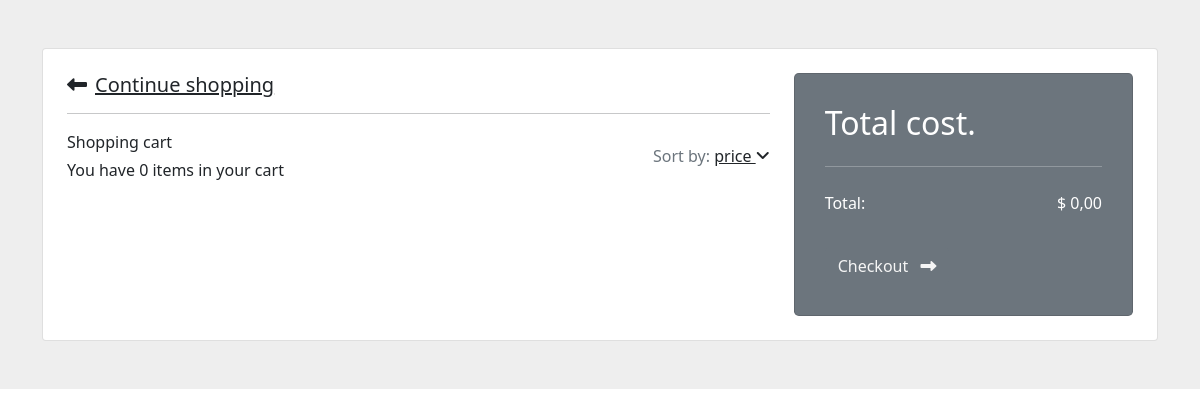
The page /cart/ (signed in) on the database as committed earlier.
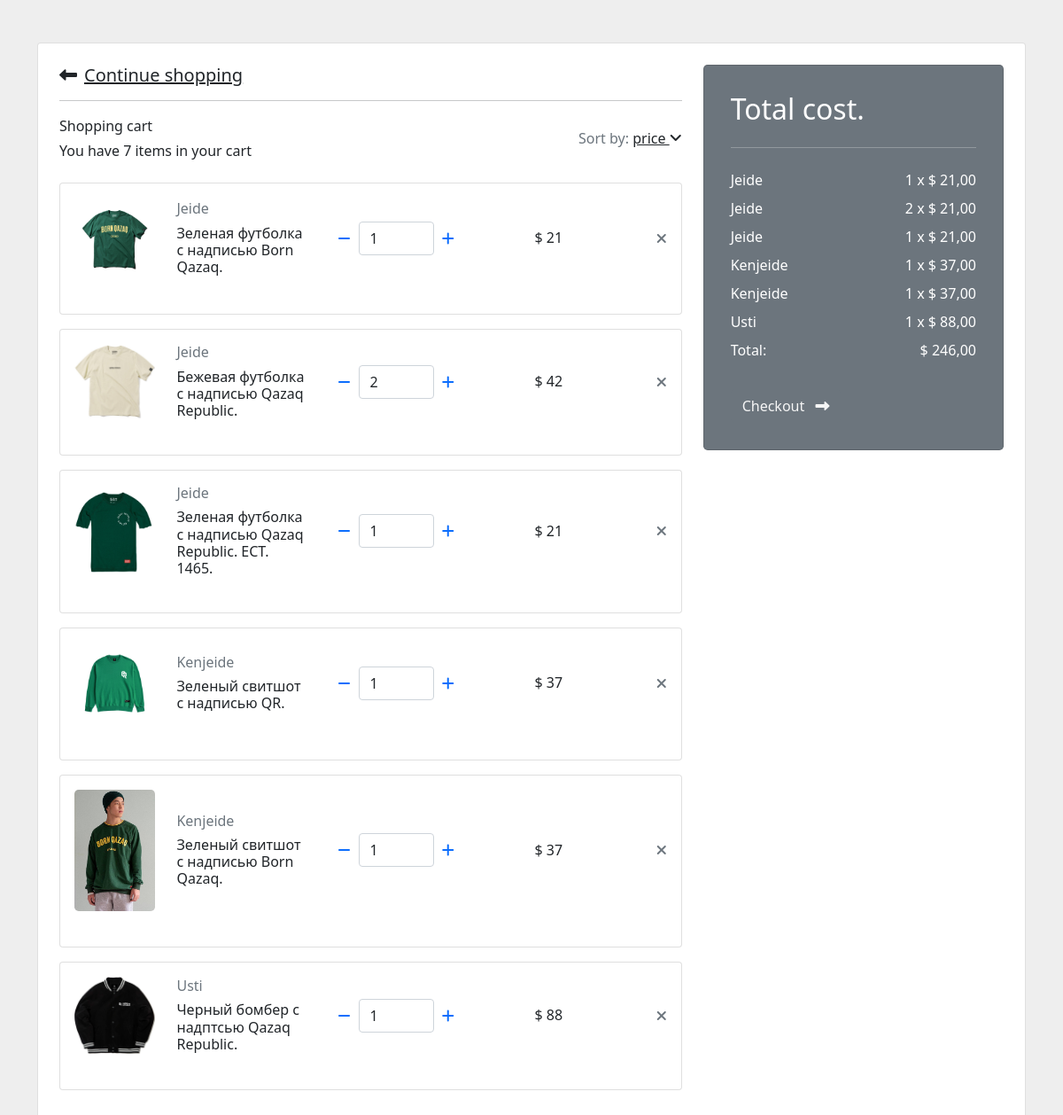
The same page on the database as committed later.
### main/models.py (models this page shows, shortened)
class Order(models.Model):
    customer = models.ForeignKey(User, on_delete=models.CASCADE, blank=True, null=True)
    date_ordered = models.DateTimeField(auto_now_add=True)
    complete = models.BooleanField(default=False, null=True, blank=False)
    transaction_id = models.CharField(max_length=200, null=True)
    @property
    def get_cart_total(self):
        orderitem = self.orderitem_set.all()
        total = sum([item.get_total for item in orderitem])
        return total
    @property
    def get_cart_items(self):
        orderitem = self.orderitem_set.all()
        total = sum([item.quantity for item in orderitem])
        return total
    class Meta:
        verbose_name = 'Заказ'
        verbose_name_plural = 'Заказы'

class OrderItem(models.Model):
    product = models.ForeignKey(Products, on_delete=models.SET_NULL, blank=True, null=True)
    order = models.ForeignKey(Order, on_delete=models.SET_NULL, blank=True, null=True)
    quantity = models.IntegerField(default=0, null=True, blank=True)
    date_added = models.DateTimeField(auto_now_add=True)
    @property
    def get_total(self):
        total = self.quantity * self.product.product_price
        return total
    class Meta:
        verbose_name = 'Элемент заказа'
        verbose_name_plural = 'Элементы заказа'

class Products(models.Model):
    product_name = models.CharField(max_length=50, null=True)
    slug = models.SlugField(null=False, unique=False)
    product_photo = models.ImageField(null=True, blank=True, upload_to='photos/%Y/%m/%d/')
    product_description = models.CharField(max_length=1024, null=True)
    product_size = models.CharField(max_length=50)
    product_price = models.IntegerField(null=True)
    product_available = models.DecimalField(max_digits=10, decimal_places=3)
    product_type = models.ForeignKey(Types, related_name="products", on_delete=models.CASCADE, null=True)
    product_color = models.ForeignKey(Colors, related_name="products", on_delete=models.CASCADE, null=True)
    product_gender = models.ForeignKey(Gender, related_name="products", on_delete=models.CASCADE, null=True)
    product_category = models.ForeignKey(Category, related_name="products", on_delete=models.CASCADE, null=True)
    digital = models.BooleanField(default=False, null=True, blank=False)
    class Meta:
        ordering = ('product_name',)
        verbose_name = 'Продукт'
        verbose_name_plural = 'Продукты'
    class Meta:
        verbose_name = 'Продукт'
        verbose_name_plural = 'Продукты'

### main/views.py (the view, shortened to what this page needs)
# urls.py: path('cart/', cart, name='cart'),
def cart(request):
    if request.user.is_authenticated:
        customer = request.user
        order, created = Order.objects.get_or_create(customer=customer, complete=False)
        items = order.orderitem_set.all()
    context = {
        'items': items,
        'order': order,
    }
    return render(request, 'main/cart.html', context)

### main/templates/main/cart.html (shortened to what this page needs)
{% extends 'main/paymentCart.html' %}
{% load static %}
{% block css %}
<link rel="stylesheet" href="{% static 'css/cart.css' %}">
<link href="https://cdn.jsdelivr.net/npm/bootstrap@5.0.2/dist/css/bootstrap.min.css" rel="stylesheet"
>
<link rel="stylesheet" href="https://cdnjs.cloudflare.com/ajax/libs/font-awesome/6.1.1/css/all.min.css">
{% endblock %}
{% block content %}
<section class="h-100 h-custom" style="background-color: #eee;">
    <div class="container py-5 h-100">
        <div class="row d-flex justify-content-center align-items-center h-100">
            <div class="col">
                <div class="card">
                    <div class="card-body p-4">
                        <div class="row">
                            <div class="col-lg-8">
                                <h5 class="mb-3"><a href="{% url 'home' %}" class="text-body"><i
                                        class="fas fa-long-arrow-alt-left me-2"></i>Continue shopping</a></h5>
                                <hr>
                                <div class="d-flex justify-content-between align-items-center mb-4">
                                    <div>
                                        <p class="mb-1">Shopping cart</p>
                                        <p class="mb-0">You have {{order.get_cart_items}} items in your cart</p>
                                    </div>
                                    <div>
                                        <p class="mb-0"><span class="text-muted">Sort by:</span> <a href=""
                                                                                                    class="text-body">price
                                            <i class="fas fa-angle-down mt-1"></i></a></p>
                                    </div>
                                </div>
                                {% for item in items %}
                                <div class="card mb-3">
                                    <div class="card-body">
                                        <div class="row mb-4 d-flex justify-content-between align-items-center">
                                            <div class="col-md-2 col-lg-2 col-xl-2">
                                                <img src="{{item.product.product_photo.url}}"
                                                     class="img-fluid rounded-3" alt="place for image">
                                            </div>
                                            <div class="col-md-3 col-lg-3 col-xl-3">
                                                <h6 class="text-muted">{{item.product.product_name}}</h6>
                                                <h6 class="text-black mb-0">{{item.product.product_description}}</h6>
                                            </div>
                                            <div class="col-md-3 col-lg-3 col-xl-3 d-flex">
                                                <button class="btn btn-link px-2 update-cart" data-action="remove"
                                                        data-product="{{item.product.pk}}">
                                                    <i class="fas fa-minus"></i>
                                                </button>
                                                <input id="form1" min="0" name="quantity" value="{{item.quantity}}"
                                                       type="number" class="form-control"/>
                                                <button class="btn btn-link px-2 update-cart" data-action="add"
                                                        data-product="{{item.product.pk}}">
                                                    <i class="fas fa-plus"></i>
                                                </button>
                                            </div>
                                            <div class="col-md-3 col-lg-2 col-xl-2 offset-lg-1">
                                                <h6 class="mb-0">$ {{item.get_total}}</h6>
                                            </div>
                                            <div class="col-md-1 col-lg-1 col-xl-1 text-end">
                                                <a class="text-muted update-cart" data-action="delete"
                                                   data-product="{{item.product.pk}}"><i class="fas fa-times"></i></a>
                                            </div>
                                        </div>
                                    </div>
                                </div>
                                {% endfor%}
                            </div>
                            <div class="col-lg-4">
                                <div class="card bg-secondary text-white rounded-3">
                                    <div class="card-body" style="padding: 30px">
                                        <h2>Total cost.</h2>
                                        <hr class="my-4">
                                        {% for item in items %}
                                        <div class="d-flex justify-content-between">
                                            <p class="mb-2">{{item.product.product_name}}</p>
                                            <p class="mb-2">{{item.quantity}} x $
                                                {{item.product.product_price|floatformat:2}}</p>
                                        </div>
                                        {% endfor %}
                                        <div class="d-flex justify-content-between mb-4">
                                            <p class="mb-2">Total: </p>
                                            <p class="mb-2"> $ {{order.get_cart_total|floatformat:2}}</p>
                                        </div>
                                        <button type="button" class="btn btn-secondary">
                                            <a href="{% url 'checkout' %}"
                                               style="text-decoration: none; color: whitesmoke">
                                                <div class="d-flex justify-content-between">
                                                    <span>Checkout <i
                                                            class="fas fa-long-arrow-alt-right ms-2"></i></span>
                                                </div>
                                            </a>
                                        </button>
                                    </div>
                                </div>
                            </div>
                        </div>
                    </div>
                </div>
            </div>
        </div>
    </div>
</section>
{% endblock%}

### main/templates/main/paymentCart.html (shortened to what this page needs)
<!DOCTYPE html>
<html lang="en">
<head>
    {% load static %}
    {% block css %}
    {% endblock %}
</head>
<body>
{% block content %}
{% endblock %}
</body>
</html>

### static/css/cart.css (style rules this page uses)
@media (min-width: 1025px) { .h-custom { height: 100vh !important; } }

Rows that differ between the two databases and show on the page:
computed for Order: get_cart_items "0" → "7"; get_cart_total "0,00" → "246,00"
added OrderItem: product.product_photo (picture), product.product_name "Jeide", product.product_description "Зеленая футболка с надписью Born Qazaq.", quantity "1", get_total "21", product.product_price "21,00"
added OrderItem: product.product_photo (picture), product.product_name "Jeide", product.product_description "Бежевая футболка с надписью Qazaq Republic.", quantity "2", get_total "42", product.product_price "21,00"
added OrderItem: product.product_photo (picture), product.product_name "Jeide", product.product_description "Зеленая футболка с надписью Qazaq Republic. ECT. 1465.", quantity "1", get_total "21", product.product_price "21,00"
added OrderItem: product.product_photo (picture), product.product_name "Kenjeide", product.product_description "Зеленый свитшот с надписью QR.", quantity "1", get_total "37", product.product_price "37,00"
added OrderItem: product.product_photo (picture), product.product_name "Kenjeide", product.product_description "Зеленый свитшот с надписью Born Qazaq.", quantity "1", get_total "37", product.product_price "37,00"
added OrderItem: product.product_photo (picture), product.product_name "Usti", product.product_description "Черный бомбер с надптсью Qazaq Republic.", quantity "1", get_total "88", product.product_price "88,00"
